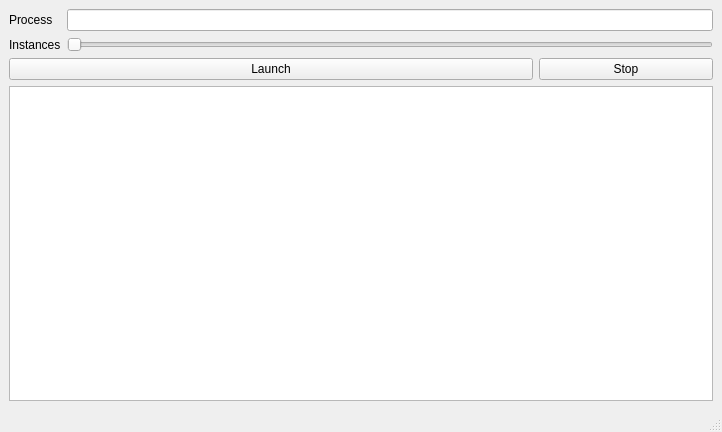
<?xml version="1.0" encoding="UTF-8"?>
<ui version="4.0">
 <class>Spawner</class>
 <widget class="QMainWindow" name="Spawner">
  <property name="geometry">
   <rect>
    <x>0</x>
    <y>0</y>
    <width>722</width>
    <height>432</height>
   </rect>
  </property>
  <property name="windowTitle">
   <string>Spawner</string>
  </property>
  <widget class="QWidget" name="centralwidget">
   <layout class="QVBoxLayout" name="verticalLayout">
    <item>
     <layout class="QFormLayout" name="formLayout">
      <item row="0" column="0">
       <widget class="QLabel" name="label">
        <property name="text">
         <string>Process</string>
        </property>
       </widget>
      </item>
      <item row="0" column="1">
       <widget class="QLineEdit" name="txtCmd"/>
      </item>
      <item row="1" column="0">
       <widget class="QLabel" name="label_2">
        <property name="text">
         <string>Instances</string>
        </property>
       </widget>
      </item>
      <item row="1" column="1">
       <widget class="QSlider" name="sldNumInstances">
        <property name="maximum">
         <number>999</number>
        </property>
        <property name="orientation">
         <enum>Qt::Horizontal</enum>
        </property>
       </widget>
      </item>
     </layout>
    </item>
    <item>
     <layout class="QHBoxLayout" name="horizontalLayout" stretch="3,1">
      <item>
       <widget class="QPushButton" name="btnLaunch">
        <property name="text">
         <string>Launch</string>
        </property>
       </widget>
      </item>
      <item>
       <widget class="QPushButton" name="btnStop">
        <property name="text">
         <string>Stop</string>
        </property>
       </widget>
      </item>
     </layout>
    </item>
    <item>
     <widget class="QPlainTextEdit" name="txtOutput">
      <property name="readOnly">
       <bool>true</bool>
      </property>
     </widget>
    </item>
   </layout>
  </widget>
  <widget class="QMenuBar" name="menubar">
   <property name="geometry">
    <rect>
     <x>0</x>
     <y>0</y>
     <width>722</width>
     <height>29</height>
    </rect>
   </property>
  </widget>
  <widget class="QStatusBar" name="statusbar"/>
 </widget>
 <resources/>
 <connections/>
</ui>
